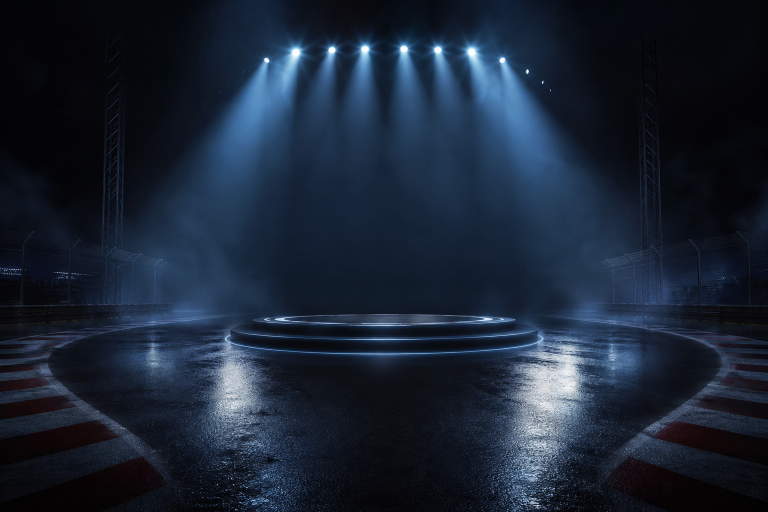
#> input picture games-assets/bjsc/assets/result/bg.png, 1536 x 1024 px (shown at 1/2 size)
$ python -i import_ai_assets.py   (imports and definitions only)
#> lines starting #> are read from the running program, lines starting #| are printed output that depends on the picture
#> further down, picture is the input picture: PIL image 1536x1024 RGB; mean R, G, B 25.9, 36.6, 52.7
# -*- coding: utf-8 -*-
"""导入 AI 飞艇/背景 — 绿幕 chroma key（保留艇身白/半透明浪花）"""
from __future__ import annotations

import shutil
from pathlib import Path

from PIL import Image

ROOT = Path(__file__).resolve().parent.parent
RESULT = ROOT / 'assets' / 'result'
AI = RESULT / 'ai'
SRC = RESULT / 'ai-sources'
CURSOR_SRC = Path(r'C:\Users\pc\.cursor\projects\c-Users-pc-Desktop-gamebox-platform\assets')

# [2 lines not run here, left out]

# PK10 标准艇身配色（供文档/验收对照）
BOAT_THEMES = {
    1: 'bright yellow and white',
    2: 'royal blue and white',
    3: 'dark charcoal grey and white',
    4: 'orange and white',
    5: 'cyan teal and white',
    6: 'purple and white',
    7: 'silver grey and white',
    8: 'red and white',
    9: 'maroon brown and white',
    10: 'green and white',
}


# [15 lines left out: functions resolve_src, mirror_src, not called in this run]


def sample_ratio(img: Image.Image, predicate) -> float:
    sample = img.convert('RGBA').resize((48, 48))
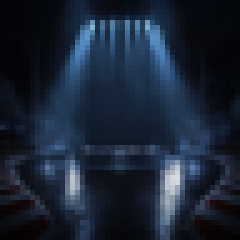
#> sample: PIL image 48x48 RGBA (shown 5 times larger); mean R, G, B, A 25.9, 36.6, 52.7, 255
    hits = sum(1 for r, g, b, a in sample.getdata() if predicate(r, g, b, hard=True))
#> hits = 0
    return hits / max(1, sample.width * sample.height)


def is_green_pixel(r: int, g: int, b: int, hard: bool = False) -> bool:
    if hard:
        return g >= 120 and g >= r + 35 and g >= b + 35
    return g >= 95 and g >= r + 22 and g >= b + 22


def is_magenta_pixel(r: int, g: int, b: int, hard: bool = False) -> bool:
    if hard:
        return r >= 120 and b >= 120 and r >= g + 35 and b >= g + 35
    return r >= 95 and b >= 95 and r >= g + 22 and b >= g + 22


def green_dominance(r: int, g: int, b: int) -> int:
    return g - max(r, b)


def magenta_dominance(r: int, g: int, b: int) -> int:
    return min(r, b) - g


# [22 lines left out: functions chroma_alpha, chroma_key, not called in this run]


def despill_green(img: Image.Image, strength: float = 0.55) -> Image.Image:
    px = img.load()
    w, h = img.size
    for y in range(h):
        for x in range(w):
            r, g, b, a = px[x, y]
            if a < 8:
                continue
            if g > max(r, b) + 8:
                g = int(g - (g - max(r, b)) * strength)
                px[x, y] = (r, max(0, g), b, a)
    return img


# [15 lines left out: function despill_magenta, not called in this run]


def trim_alpha(img: Image.Image, pad: int = 12) -> Image.Image:
    bbox = img.getbbox()
    if not bbox:
        return img
    x0, y0, x1, y1 = bbox
    x0 = max(0, x0 - pad)
    y0 = max(0, y0 - pad)
    x1 = min(img.width, x1 + pad)
    y1 = min(img.height, y1 + pad)
    return img.crop((x0, y0, x1, y1))


def key_boat(img: Image.Image) -> Image.Image:
    """按背景色选抠图方案：洋红幕（绿色艇专用）> 绿幕 > 旧白底泛洪"""
    if sample_ratio(img, is_magenta_pixel) > 0.08:
        return despill_magenta(chroma_key(img, is_magenta_pixel, magenta_dominance))
    if sample_ratio(img, is_green_pixel) > 0.08:
        return despill_green(chroma_key(img, is_green_pixel, green_dominance))
    return despill_green(_legacy_white_flood(img))


def _legacy_white_flood(img: Image.Image) -> Image.Image:
    from collections import deque

    def is_white(r: int, g: int, b: int) -> bool:
        return r >= 248 and g >= 248 and b >= 248

    img = img.convert('RGBA')
    w, h = img.size
#> w = 1536; h = 1024
    px = img.load()
    seen = bytearray(w * h)
    q: deque[tuple[int, int]] = deque()

    def push(x: int, y: int) -> None:
        if x < 0 or x >= w or y < 0 or y >= h:
            return
        i = y * w + x
        if seen[i]:
            return
        r, g, b, a = px[x, y]
        if is_white(r, g, b):
            seen[i] = 1
            q.append((x, y))

    for x in range(w):
        push(x, 0)
        push(x, h - 1)
#> this loop made 1536 passes
    for y in range(h):
        push(0, y)
        push(w - 1, y)
#> this loop made 1024 passes

    while q:
        x, y = q.popleft()
        px[x, y] = (px[x, y][0], px[x, y][1], px[x, y][2], 0)
        push(x + 1, y)
        push(x - 1, y)
        push(x, y + 1)
        push(x, y - 1)
#> this loop made 0 passes
    return img


def normalize_boat(img: Image.Image, target_w: int = 760) -> Image.Image:
    img = trim_alpha(key_boat(img))
    if img.width <= 0:
        return img
    ratio = target_w / img.width
    nh = max(1, int(img.height * ratio))
    return img.resize((target_w, nh), Image.Resampling.LANCZOS)
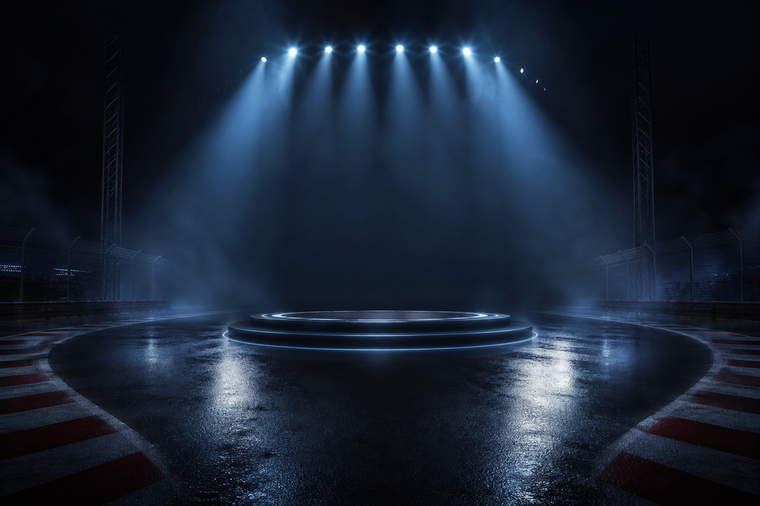
#> returned value: PIL image 760x506 RGBA; mean R, G, B, A 25.9, 36.6, 52.7, 255


# [24 lines left out: functions save_boat, save_bg, not called in this run]


# [5 lines not run here, left out]

>>> from PIL import Image
>>> picture = Image.open('../../bjsc/assets/result/bg.png')
>>> result = normalize_boat(picture)
